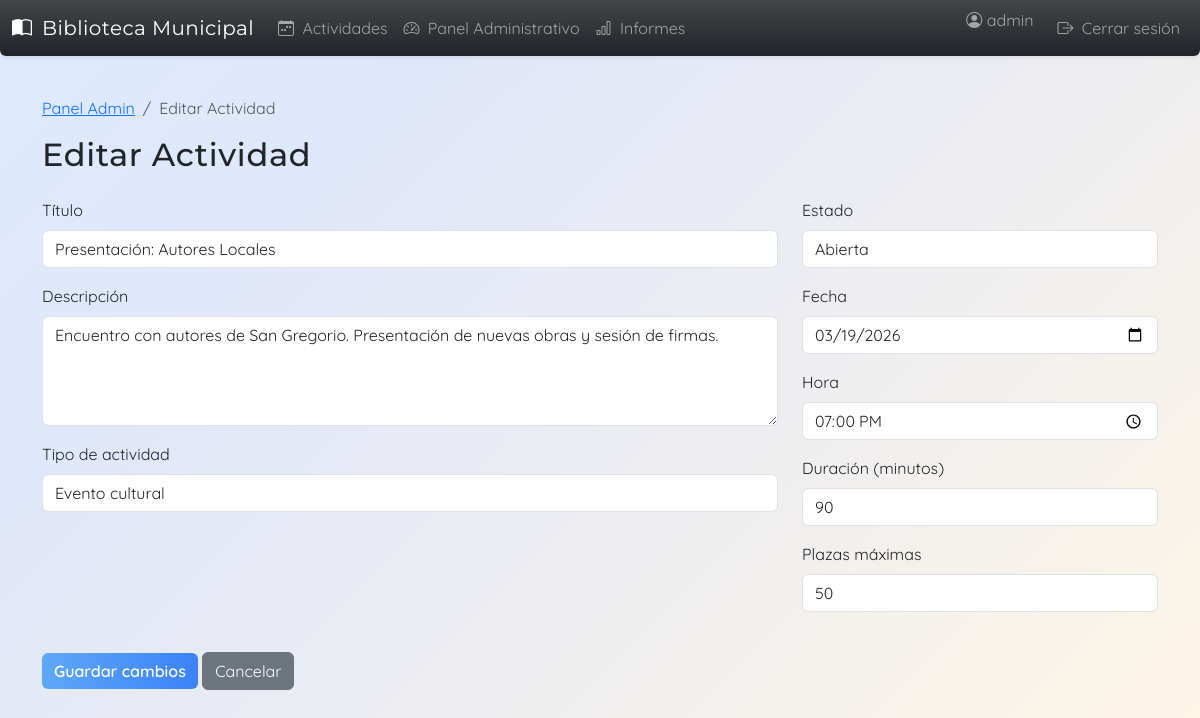
Page /admin/activity/5/edit (signed in) on the earlier database version.
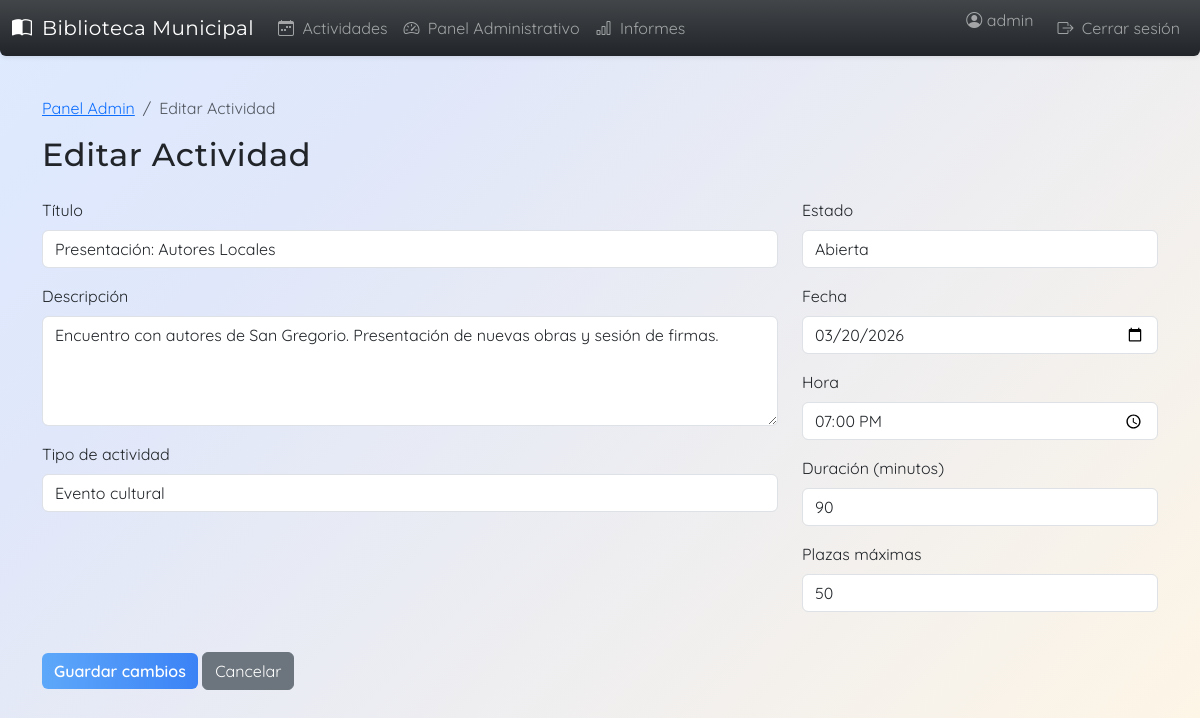
Same page on the later database version.
### app/models/activity.py (models this page shows, shortened)
class Activity(db.Model):
    id = db.Column(db.Integer, primary_key=True)
    title = db.Column(db.String(200), nullable=False)
    description = db.Column(db.Text)
    type = db.Column(db.String(100))  # Tipo de actividad (taller, club de lectura, etc.)
    date = db.Column(db.Date, nullable=False)
    time = db.Column(db.String(10))  # Hora (formato HH:MM)
    duration = db.Column(db.Integer)  # Duración en minutos
    max_slots = db.Column(db.Integer, nullable=False)
    status = db.Column(db.String(50), default="borrador")
    created_at = db.Column(db.DateTime, default=datetime.utcnow)
    updated_at = db.Column(db.DateTime, default=datetime.utcnow, onupdate=datetime.utcnow)
    enrollments = db.relationship('Enrollment', backref='activity', lazy=True, cascade='all, delete-orphan')

### app/routes/admin.py (the view, shortened to what this page needs)
@admin_bp.route("/activity/<int:activity_id>/edit", methods=["GET", "POST"])
@login_required
@admin_required
def edit_activity(activity_id):
    activity = Activity.query.get_or_404(activity_id)
    return render_template("admin/edit_activity.html", activity=activity)

### app/routes/admin.py (called while the page is built)
def admin_required(f):
    @wraps(f)
    def decorated_function(*args, **kwargs):
        if not current_user.is_authenticated or current_user.role != 'admin':
            flash('No tienes permisos para acceder a esta página', 'error')
            return redirect(url_for('activities.index'))
        return f(*args, **kwargs)
    return decorated_function

### app/templates/admin/edit_activity.html (shortened to what this page needs)
{% extends "base.html" %}
{% block content %}
<nav aria-label="breadcrumb">
    <ol class="breadcrumb">
        <li class="breadcrumb-item"><a href="{{ url_for('admin.dashboard') }}">Panel Admin</a></li>
        <li class="breadcrumb-item active">Editar Actividad</li>
    </ol>
</nav>
<h2>Editar Actividad</h2>
<form method="POST" class="mt-4">
    <div class="row">
        <div class="col-md-8">
            <div class="mb-3">
                <label class="form-label">Título</label>
                <input type="text" name="title" class="form-control"
                       value="{{ activity.title }}" required>
            </div>
            <div class="mb-3">
                <label class="form-label">Descripción</label>
                <textarea name="description" class="form-control" rows="4">{{ activity.description or '' }}</textarea>
            </div>
            <div class="mb-3">
                <label class="form-label">Tipo de actividad</label>
                <select name="type" class="form-control">
                    <option value="cultural" {% if activity.type == 'cultural' %}selected{% endif %}>Evento cultural</option>
                </select>
            </div>
        </div>
        <div class="col-md-4">
            <div class="mb-3">
                <label class="form-label">Estado</label>
                <select name="status" class="form-control" required>
                    <option value="abierta" {% if activity.status == 'abierta' %}selected{% endif %}>Abierta</option>
                </select>
            </div>
            <div class="mb-3">
                <label class="form-label">Fecha</label>
                <input type="date" name="date" class="form-control"
                       value="{{ activity.date }}" required>
            </div>
            <div class="mb-3">
                <label class="form-label">Hora</label>
                <input type="time" name="time" class="form-control"
                       value="{{ activity.time or '' }}">
            </div>
            <div class="mb-3">
                <label class="form-label">Duración (minutos)</label>
                <input type="number" name="duration" class="form-control"
                       value="{{ activity.duration or '' }}" placeholder="60">
            </div>
            <div class="mb-3">
                <label class="form-label">Plazas máximas</label>
                <input type="number" name="max_slots" class="form-control"
                       value="{{ activity.max_slots }}" required min="1">
            </div>
        </div>
    </div>
    <div class="mt-4">
        <button type="submit" class="btn btn-primary">Guardar cambios</button>
        <a href="{{ url_for('admin.dashboard') }}" class="btn btn-secondary">Cancelar</a>
    </div>
</form>
{% endblock %}

Differences in the rows shown:
changed Activity "Presentación: Autores Locales": date "03/19/2026" → "03/20/2026"
